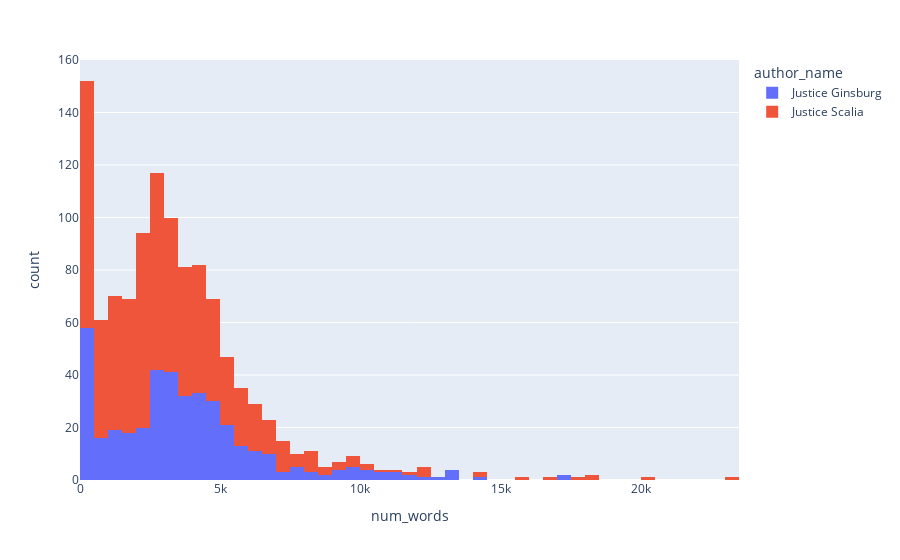

The cell this chart's notebook holds for it:
### Code cell
px.histogram(rbg_scalia, "num_words", color = "author_name")

### Figure 1 — Plotly figure (JSON) as saved in the notebook; plotly's stock layout.template omitted (floating-point values rounded to 4 significant figures; data arrays with more than 128 entries replaced by an {"elided": "..."} marker saying what was removed)
{"data": [{"alignmentgroup": "True", "bingroup": "x", "hovertemplate": "author_name=Justice Ginsburg<br>num_words=%{x}<br>count=%{y}<extra></extra>", "legendgroup": "Justice Ginsburg", "marker": {"color": "#636efa", "pattern": {"shape": ""}}, "name": "Justice Ginsburg", "offsetgroup": "Justice Ginsburg", "orientation": "v", "showlegend": true, "type": "histogram", "x": {"elided": "407 int values"}, "xaxis": "x", "yaxis": "y"}, {"alignmentgroup": "True", "bingroup": "x", "hovertemplate": "author_name=Justice Scalia<br>num_words=%{x}<br>count=%{y}<extra></extra>", "legendgroup": "Justice Scalia", "marker": {"color": "#EF553B", "pattern": {"shape": ""}}, "name": "Justice Scalia", "offsetgroup": "Justice Scalia", "orientation": "v", "showlegend": true, "type": "histogram", "x": {"elided": "718 int values"}, "xaxis": "x", "yaxis": "y"}], "layout": {"autosize": true, "barmode": "relative", "legend": {"title": {"text": "author_name"}, "tracegroupgap": 0}, "margin": {"t": 60}, "xaxis": {"anchor": "y", "autorange": true, "domain": [0, 1], "range": [-0.5, 23500.0], "title": {"text": "num_words"}, "type": "linear"}, "yaxis": {"anchor": "x", "autorange": true, "domain": [0, 1], "range": [0, 160], "title": {"text": "count"}}}}
